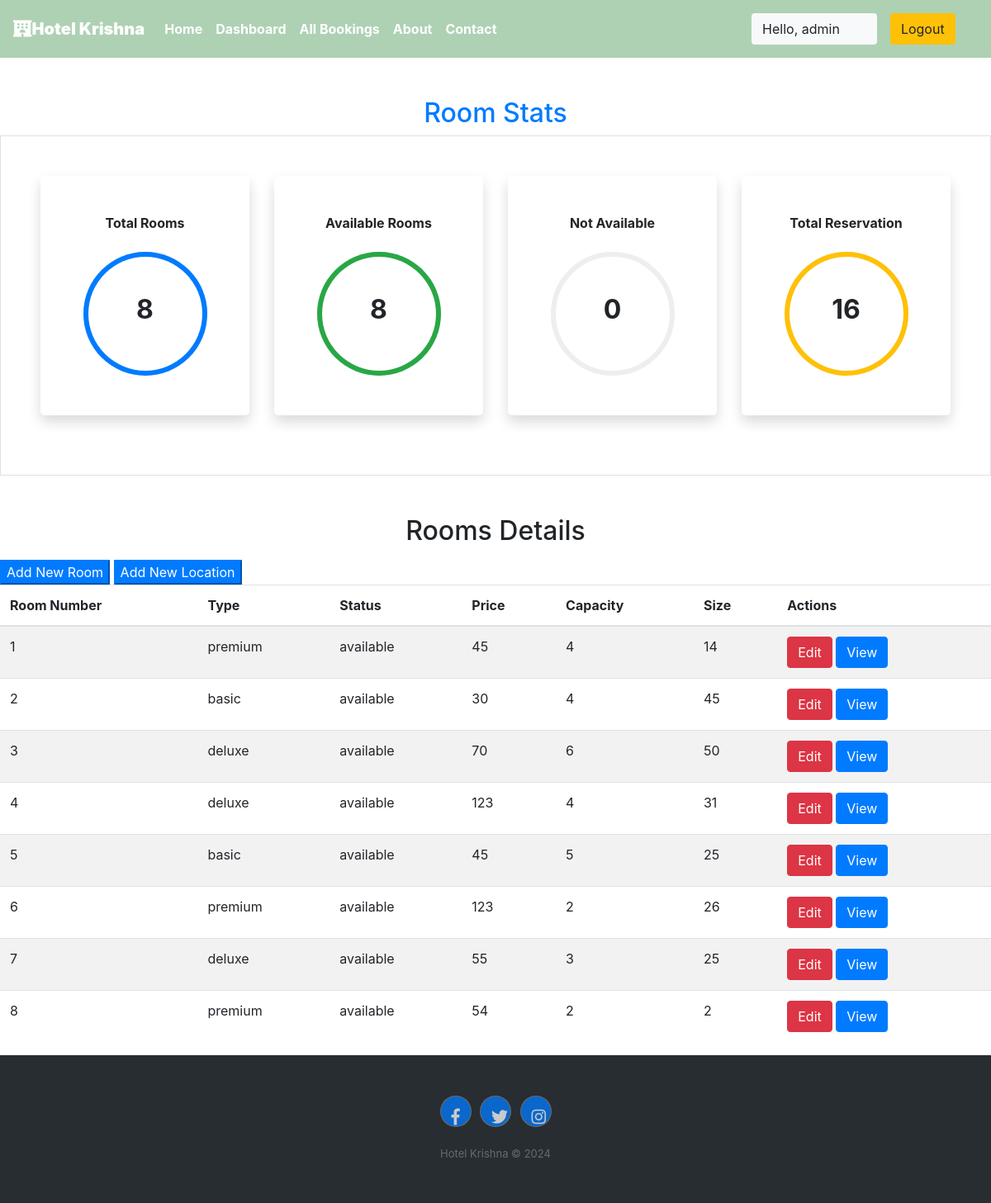
Page /staff/panel (signed in) on the committed database.
### krishna/models.py (models this page shows, shortened)
class Rooms(models.Model):
    ROOM_STATUS = (
    ("1", "available"),
    ("2", "not available"),
    )
    ROOM_TYPE = (
    ("1", "premium"),
    ("2", "deluxe"),
    ("3","basic"),
    )
    room_type = models.CharField(max_length=50,choices = ROOM_TYPE)
    capacity = models.IntegerField()
    price = models.IntegerField()
    size = models.IntegerField()
    hotel = models.ForeignKey(Hotels, on_delete = models.CASCADE)
    status = models.CharField(choices =ROOM_STATUS,max_length = 15)
    roomnumber = models.IntegerField()

### krishna/views.py (the view)
# urls.py: path('staff/panel', views.panel,name="staffpanel"),
@login_required(login_url='/staff')
def panel(request):
    if request.user.is_staff == False:
        return HttpResponse('Access Denied')
    rooms = Rooms.objects.all()
    total_rooms = len(rooms)
    available_rooms = len(Rooms.objects.all().filter(status='1'))
    unavailable_rooms = len(Rooms.objects.all().filter(status='2'))
    reserved = len(Reservation.objects.all())
    hotel = Hotels.objects.values_list('location','id').distinct().order_by()
    response = render(request,'staff/panel.html',{'location':hotel,'reserved':reserved,'rooms':rooms,'total_rooms':total_rooms,'available':available_rooms,'unavailable':unavailable_rooms})
    return HttpResponse(response)

### krishna/templatetags/app_tags.py (called while the page is built)
@register.filter
def percentage(value1,value2=100):
    return int(value1)/int(value2)*100

### templates/staff/panel.html (shortened to what this page needs)
{% extends 'basic.html' %} {% block title %} staff panel {% endblock title %}  {% block body %}
<section class="my-5 ">
    {%load app_tags%}
    <h2 class="text-center text-primary">Room Stats</h2>
    <div class="container-fluid px-5 py-5 border">
        <div class="row">
            <div class="col-xl-3 col-lg-6 col-sm-12 mb-4 ">
                <div class="bg-white rounded-lg p-5 shadow">
                    <h2 class="h6 font-weight-bold text-center mb-4">Total Rooms</h2>
                    <div class="progress mx-auto" data-value={{ total_rooms|percentage:total_rooms}}>
                        <span class="progress-left">
                                    <span class="progress-bar border-primary"></span>
                        </span>
                        <span class="progress-right">
                                    <span class="progress-bar border-primary"></span>
                        </span>
                        <div class="progress-value w-100 h-100 rounded-circle d-flex align-items-center justify-content-center">
                            <div class="h2 font-weight-bold">{{ total_rooms}}</div>
                        </div>
                    </div>
                </div>
            </div>
            <div class="col-xl-3 col-lg-6 col-sm-12 mb-4">
                <div class="bg-white rounded-lg p-5 shadow">
                    <h2 class="h6 font-weight-bold text-center mb-4">Available Rooms</h2>
                    <div class="progress mx-auto" data-value={{ available|percentage:total_rooms}}>
                        <span class="progress-left">
                                    <span class="progress-bar border-success"></span>
                        </span>
                        <span class="progress-right">
                                    <span class="progress-bar border-success"></span>
                        </span>
                        <div class="progress-value w-100 h-100 rounded-circle d-flex align-items-center justify-content-center">
                            <div class="h2 font-weight-bold">{{ available}}</div>
                        </div>
                    </div>
                </div>
            </div>
            <div class="col-xl-3 col-lg-6 col-sm-12 mb-4">
                <div class="bg-white rounded-lg p-5 shadow">
                    <h2 class="h6 font-weight-bold text-center mb-4">Not Available</h2>
                    <div class="progress mx-auto" data-value={{ unavailable|percentage:total_rooms}}>
                        <span class="progress-left">
                        </span>
                        <span class="progress-right">
                        </span>
                        <div class="progress-value w-100 h-100 rounded-circle d-flex align-items-center justify-content-center">
                            <div class="h2 font-weight-bold">{{ unavailable}}</div>
                        </div>
                    </div>
                </div>
            </div>
            <div class="col-xl-3 col-lg-6 col-sm-12 mb-4">
                <div class="bg-white rounded-lg p-5 shadow">
                    <h2 class="h6 font-weight-bold text-center mb-4">Total Reservation</h2>
                    <div class="progress mx-auto" data-value={{reserved |percentage:total_rooms}}>
                        <span class="progress-left">
                                    <span class="progress-bar border-warning"></span>
                        </span>
                        <span class="progress-right">
                                    <span class="progress-bar border-warning"></span>
                        </span>
                        <div class="progress-value w-100 h-100 rounded-circle d-flex align-items-center justify-content-center">
                            <div class="h2 font-weight-bold">{{reserved}}</div>
                        </div>
                    </div>
                </div>
            </div>
        </div>
    </div>
</section>
<h2 class="text-center pb-2">Rooms Details</h2>
<Button class="btn-group btn-primary" data-toggle="modal" data-target="#newroom">Add New Room</Button>
<Button class="btn-group btn-primary " data-toggle="modal" data-target="#newlocation">Add New Location</Button>
<table class="table table-striped  ">
    <thead>
        <th>Room Number</th>
        <th>Type</th>
        <th>Status</th>
        <th>Price</th>
        <th>Capacity</th>
        <th>Size</th>
        <th colspan="2">Actions</th>
    </thead>
    {% if rooms %} {% for each_room in rooms %}
    <tr>
        <td>{{each_room.roomnumber}}</td>
        <td>{{each_room.get_room_type_display}}</td>
        <td>{{each_room.get_status_display}}</td>
        <td>{{each_room.price}}</td>
        <td>{{each_room.capacity}}</td>
        <td>{{each_room.size}}</td>
        <td colspan="2">
            <a href="/staff/panel/edit-room?roomid={{each_room.id}}"><Button class="btn btn-danger">Edit</Button></a>
            <a href="/staff/panel/view-room?roomid={{each_room.id}}"><Button class="btn btn-primary">View</Button></a>
        </td>
    </tr>
    {% endfor %} {% endif %}
</table>
{% endblock body %}

### templates/basic.html (shortened to what this page needs)
{% load static %}
<!DOCTYPE html>
<!DOCTYPE html>
<html lang="en">
<head>
    <link rel="stylesheet" href="https://use.fontawesome.com/releases/v5.7.0/css/all.css">
    <link rel="stylesheet" href="https://maxcdn.bootstrapcdn.com/bootstrap/4.5.0/css/bootstrap.min.css" >
</head>
<body>
    <div class="container-fluid px-0">
        <nav class="navbar navbar-expand-lg navbar-dark font-weight-bold" style="background-color:#aed1b4">
            <a class="navbar-brand text-bold bg-black " href="/"><i class="fas fa-hotel text-"></i><b>Hotel Krishna</b></a>
            <div class="collapse navbar-collapse " id="navbarSupportedContent">
                <ul class="navbar-nav mr-auto ">
                    <li class="nav-item active">
                        <a class="nav-link text-bold " href="/home"> Home</a>
                    </li>
                    {% if user.is_staff %}
                    <li class="nav-item active">
                        <a class="nav-link text-bold" href="/staff/panel">Dashboard </a>
                    </li>
                    {% elif user.is_staff == False and user.is_authenticated %}
                    <li class="nav-item active">
                            <a class="nav-link text-bold" href="/user/bookings">My Bookings </a>
                        </li>
                    {% endif %}
                    {% if user.is_staff %}
                    <li class="nav-item active">
                            <a class="nav-link text-bold" href="/staff/allbookings">All Bookings </a>
                        </li>
                    {% endif %}
                    <li class="nav-item active">
                        <a class="nav-link text-bold" href="/about">About</a>
                    </li>
                    <li class="nav-item active">
                        <a class="nav-link text-bold" href="/contact">Contact </a>
                    </li>
                </ul>
                {% if user.is_authenticated %}
                      <button class="btn btn-group bg-light" data-toggle="modal" data-target="#forlogin">
                       Hello, {{request.user}}
                       <a href="/logout" class="nav-link">
                    <button class="btn btn-group bg-warning" data-toggle="modal" data-target="#forlogin">
                        Logout
                    </button></a>&nbsp; &nbsp;
                    </button>
                {% endif %}
            </div>
        </nav>
    </div>
    {% block body %}
    {% endblock body %}
    <div class="footer-dark">
        <footer>
            <div class="container">
                <div class="row">
                    <div class="col item social">
                        <a class="btn btn-square btn-primary mx-1" href=""><i class="fab fa-facebook-f"></i></a>
                        <a class="btn btn-square btn-primary mx-1" href=""><i class="fab fa-twitter"></i></a>
                        <a class="btn btn-square btn-primary mx-1" href=""><i class="fab fa-instagram"></i></a>
                    </div>
                </div>
                <p class="copyright">Hotel Krishna © 2024</p>
            </div>
        </footer>
    </div>
</body>
</html>

### templates/staff/panel.html (style rules this page uses)
.progress { width: 150px; height: 150px; background: none; position: relative; }
.progress::after { content: ""; width: 100%; height: 100%; border-radius: 50%; border: 6px solid #eee; position: absolute; top: 0; left: 0; }
.progress>span { width: 50%; height: 100%; overflow: hidden; position: absolute; top: 0; z-index: 1; }
.progress .progress-left { left: 0; }
.progress .progress-bar { width: 100%; height: 100%; background: none; border-width: 6px; border-style: solid; position: absolute; top: 0; }
.progress .progress-left .progress-bar { left: 100%; border-top-right-radius: 80px; border-bottom-right-radius: 80px; border-left: 0; -webkit-transform-origin: center left; transform-origin: center left; }
.progress .progress-right { right: 0; }
.progress .progress-right .progress-bar { left: -100%; border-top-left-radius: 80px; border-bottom-left-radius: 80px; border-right: 0; -webkit-transform-origin: center right; transform-origin: center right; }
.progress .progress-value { position: absolute; top: 0; left: 0; }
body { min-height: 100vh; }
.rounded-lg { border-radius: 1rem; }

### templates/basic.html (style rules this page uses)
a { text-decoration: none; }
.footer-dark { padding:50px 0; color:#f0f9ff; background-color:#282d32; }
.footer-dark .item.social { text-align:center; }
.footer-dark .item.social > a { font-size:20px; width:36px; height:36px; line-height:36px; display:inline-block; text-align:center; border-radius:50%; box-shadow:0 0 0 1px rgba(255,255,255,0.4); margin:0 8px; color:#fff; opacity:0.75; }
.footer-dark .copyright { text-align:center; padding-top:24px; opacity:0.3; font-size:13px; margin-bottom:0; }

### rows in the picture
Rooms: roomnumber "1", room_type "premium", status "available", price "45", capacity "4", size "14"
Rooms: roomnumber "2", room_type "basic", status "available", price "30", capacity "4", size "45"
Rooms: roomnumber "3", room_type "deluxe", status "available", price "70", capacity "6", size "50"
Rooms: roomnumber "4", room_type "deluxe", status "available", price "123", capacity "4", size "31"
Rooms: roomnumber "5", room_type "basic", status "available", price "45", capacity "5", size "25"
Rooms: roomnumber "6", room_type "premium", status "available", price "123", capacity "2", size "26"
Rooms: roomnumber "7", room_type "deluxe", status "available", price "55", capacity "3", size "25"
Rooms: roomnumber "8", room_type "premium", status "available", price "54", capacity "2", size "2"

### other values in the picture
{{ request.user }} "admin"
{{ total_rooms }} "8"
{{ available }} "8"
{{ unavailable }} "0"
{{ reserved }} "16"
